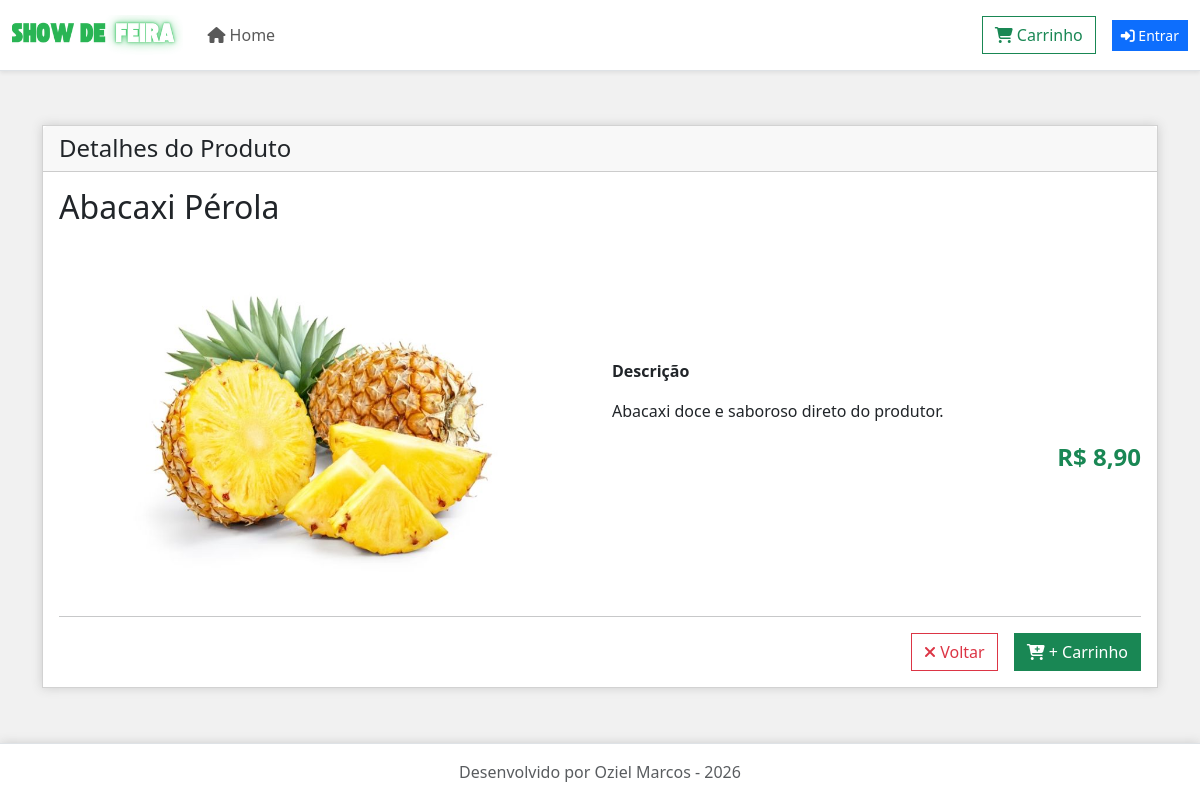
The app's page /produto/detalhes/2 with its own data.
### tables this page shows
CREATE TABLE IF NOT EXISTS `produto` (
  `id` INT AUTO_INCREMENT PRIMARY KEY,
  `nome` VARCHAR(100) NOT NULL,
  `categoria_id` INT NOT NULL,
  `descricao` TEXT NOT NULL,
  `imagem` VARCHAR(255) NOT NULL,
  `valor` DECIMAL(10,2) NOT NULL,
  `destaque` CHAR(1) NOT NULL DEFAULT 'N',
  `ativo` CHAR(1) NOT NULL DEFAULT 'S',
  CONSTRAINT `fk_produto_categoria` FOREIGN KEY (`categoria_id`) REFERENCES `categoria` (`id`) ON UPDATE CASCADE
);

### controllers/ProdutoController.php (called while the page is built, shortened)
<?php
    require_once "../config/Conexao.php";
    require_once "../models/Produto.php";
    class ProdutoController {
        public function __construct()
        {
            $db = new Conexao();
            $pdo = $db->conectar();
            $this->produto = new Produto($pdo);
        }
        public function detalhes($id = null) {
            require "../views/produto/detalhes.php";
        }
    }

### models/Produto.php (called while the page is built, shortened)
<?php
    class Produto {
        private $pdo;
        public function __construct($pdo)
        {
            $this->pdo = $pdo;
        }
        public function getProdutoDetalhes($id) {
            $sql = "select p.*, c.descricao as categoria_nome
                    from produto p
                    left join categoria c on c.id = p.categoria_id
                    where p.id = :id limit 1";
            $consulta = $this->pdo->prepare($sql);
            $consulta->bindParam(":id", $id);
            $consulta->execute();
            return $consulta->fetch(PDO::FETCH_OBJ);
        }
    }

### views/produto/detalhes.php (the view, shortened to what this page needs)
<?php
$paramId = explode("/", $_GET["param"]);
$id = $paramId[2] ?? null;
$dados = $this->produto->getProdutoDetalhes($id);
?>
<div class="card">
    <div class="card-header">
        <h2 class="float-start h4 mb-0">Detalhes do Produto</h2>
    </div>
    <div class="card-body">
      <form action="carrinho/adicionar" method="post" class="m-0 p-0">
        <div class="row mb-3">
          <div class="col-12">
            <h2><?= htmlspecialchars($dados->nome) ?></h2>
          </div>
        </div>
        <div class="row align-items-center">
          <div class="col-12 col-md-6 text-center">
            <img src="arquivos/<?= htmlspecialchars($dados->imagem) ?>"
                 alt="<?= htmlspecialchars($dados->nome) ?>"
                 class="img-fluid rounded"
                 style="max-height: 350px;"
              >
          </div>
          <div class="col-12 col-md-6">
            <label class="fw-bold" for="descricao">Descrição</label>
            <p><?= $dados->descricao ?></p>
            <p class="float-end fs-4 fw-bold text-success">
              R$ <?= number_format($dados->valor, 2, ',', '.') ?>
            </p>
          </div>
        </div>
        <hr>
        <div class="row">
          <div class="col-12">
            <button type="submit" class="btn btn-success float-end ms-3">
              <i class="fas fa-cart-plus"></i> + Carrinho
            </button>
            <a href="produto" class="btn btn-outline-danger float-end">
              <i class="fas fa-times"></i> Voltar
            </a>
          </div>
        </div>
      </form>
    </div>
</div>

### public/css/style.css (style rules this page uses)
body { background-color: #f1f1f1; color: #333; }
.form-control, .btn { border-radius: 0; }

### records on screen
produto: nome "Abacaxi Pérola", imagem (picture), descricao "Abacaxi doce e saboroso direto do produtor.", valor "8,90"
